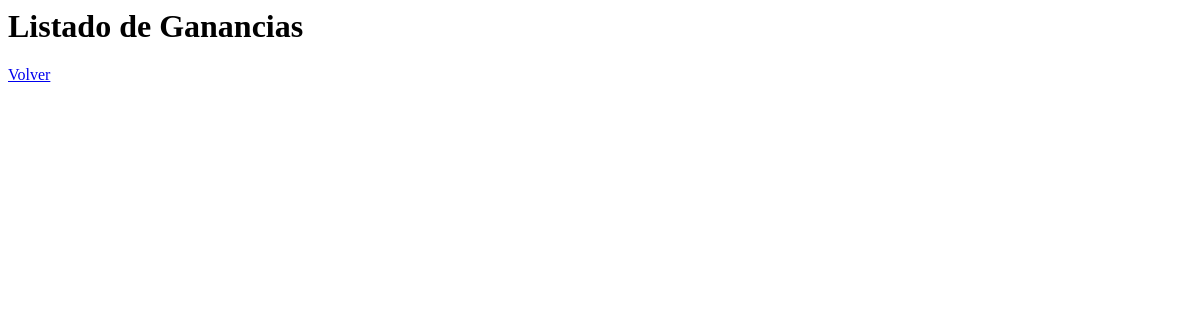
The app's page /verganancias/, older data.
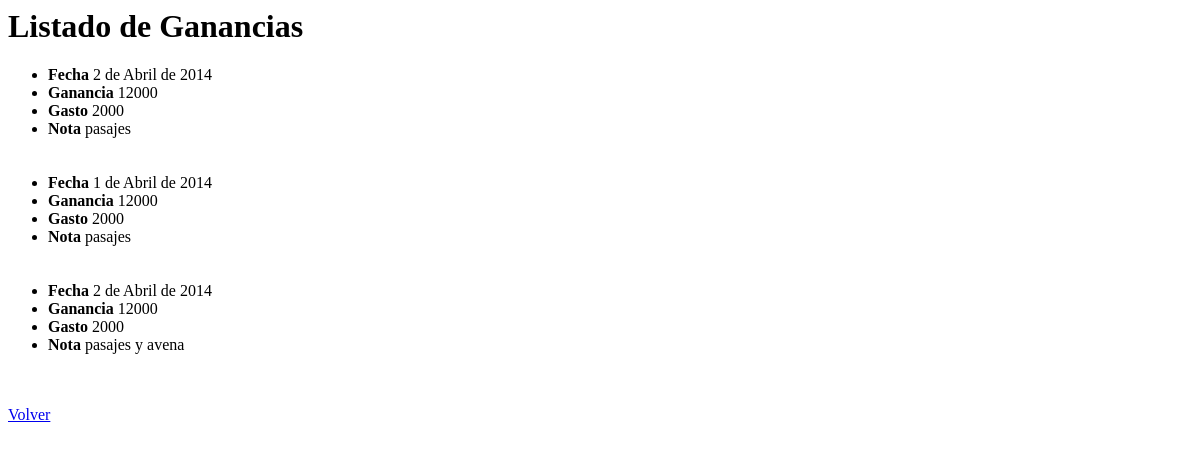
The same page, newer data.
### apps/registros/models.py (models this page shows, shortened)
class Registro(models.Model):
	fecha = models.DateField()
	ganancia = models.IntegerField()
	gasto = models.IntegerField()
	nota = models.CharField(max_length=80)

### apps/registros/views.py (the view)
# urls.py: url(r'^verganancias/$', VerRegistros.as_view() , name="ver_registros" ),
class VerRegistros(ListView):
	template_name = 'registro/verRegistros.html'
	model = Registro

### diarias/templates/registro/verRegistros.html (shortened to what this page needs)
<!DOCTYPE>
<html lang="es">
<head>
</head>
	<body>
		<h1>Listado de Ganancias</h1>
		<ul>
			{% for registro in object_list %}
				 <li><b>Fecha</b> {{registro.fecha}} </li>
				 <li><b>Ganancia</b> {{registro.ganancia}} </li>
				 <li><b>Gasto</b> {{registro.gasto}} </li>
				 <li><b>Nota</b> {{registro.nota}} </li>	<br><br>
			{% endfor %}
		</ul>
		<a href="/">Volver</a>
	</body>
</html>

Row changes from the older to the newer data that the page shows:
added Registro: fecha "2 de Abril de 2014", ganancia "12000", gasto "2000", nota "pasajes"
added Registro: fecha "1 de Abril de 2014", ganancia "12000", gasto "2000", nota "pasajes"
added Registro: fecha "2 de Abril de 2014", ganancia "12000", gasto "2000", nota "pasajes y avena"
